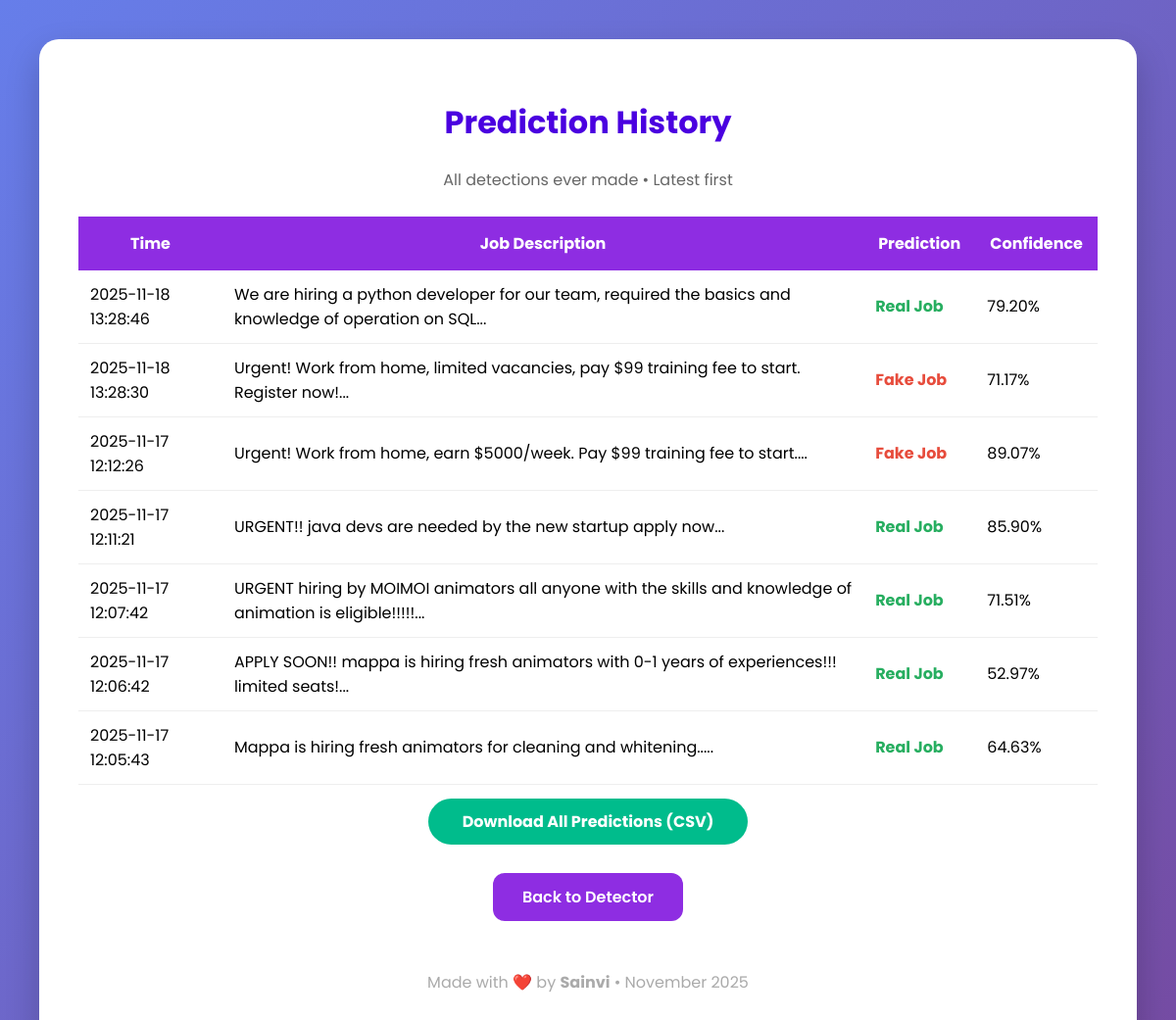
Before: /history with the older database file.
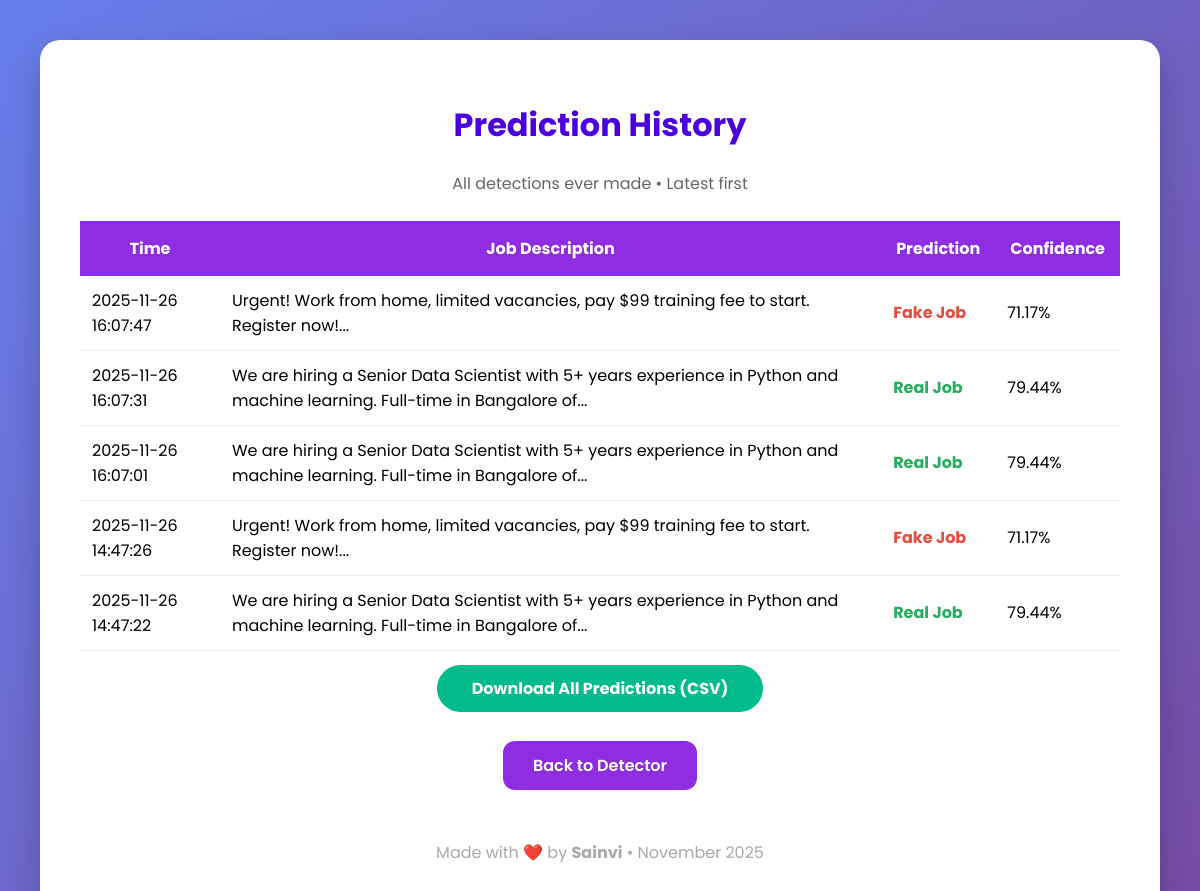
After: the same page with the newer database file.
### tables this page shows
CREATE TABLE predictions (
                id INTEGER PRIMARY KEY AUTOINCREMENT,
                job_description TEXT,
                prediction TEXT,
                confidence REAL,
                timestamp DATETIME DEFAULT CURRENT_TIMESTAMP
            );

### app.py (the view)
@app.route('/history')
def history():
    with sqlite3.connect(DB_NAME) as conn:
        cur = conn.execute("SELECT job_description, prediction, confidence, timestamp FROM predictions ORDER BY id DESC")
        records = cur.fetchall()
    return render_template('history.html', records=records)

### templates/history.html (shortened to what this page needs)
<!DOCTYPE html>
<html lang="en">
  <head>
  </head>
  <body>
    <div class="container">
      <h1>Prediction History</h1>
      <p style="text-align: center; color: #666">
        All detections ever made • Latest first
      </p>
      {% if records %}
      <table>
        <tr>
          <th>Time</th>
          <th>Job Description</th>
          <th>Prediction</th>
          <th>Confidence</th>
        </tr>
        {% for job, label, conf, time in records %}
        <tr>
          <td>{{ time }}</td>
          <td>{{ job[:120] }}...</td>
          <td class="{{ 'fake' if 'Fake' in label else 'real' }}">
            {{ label }}
          </td>
          <td>{{ "%.2f"|format(conf) }}%</td>
        </tr>
        {% endfor %}
      </table>
      {% else %}
      <p style="text-align: center; color: #777; font-size: 1.2em">
        No predictions yet!
      </p>
      {% endif %}
      <div style="text-align: center; margin: 20px 0">
        <a
          href="/export_csv"
          style="
            background: #00bc8c;
            color: white;
            padding: 12px 35px;
            border-radius: 50px;
            text-decoration: none;
            font-weight: bold;
          "
        >
          Download All Predictions (CSV)
        </a>
      </div>
      <div style="text-align: center; margin: 40px 0">
        <a href="/" class="back">Back to Detector</a>
      </div>
      <footer>
        <p>Made with ❤️ by <strong>Sainvi</strong> • November 2025</p>
      </footer>
    </div>
  </body>
</html>

### templates/history.html (style rules this page uses)
body { font-family: "Poppins", sans-serif; background: linear-gradient(135deg, #667eea 0%, #764ba2 100%); margin: 0; padding: 40px; min-height: 100vh; }
.container { max-width: 1100px; margin: auto; background: white; padding: 40px; border-radius: 20px; box-shadow: 0 15px 35px rgba(0, 0, 0, 0.2); }
h1 { text-align: center; color: #4a00e0; }
table { width: 100%; border-collapse: collapse; margin: 25px 0; background: white; }
th { background: #8e2de2; color: white; padding: 15px; }
td { padding: 12px; border-bottom: 1px solid #eee; }
.fake { color: #e74c3c; font-weight: bold; }
.real { color: #27ae60; font-weight: bold; }
.back { display: inline-block; padding: 12px 30px; background: #8e2de2; color: white; text-decoration: none; border-radius: 12px; font-weight: 600; }
footer { text-align: center; margin-top: 50px; color: #aaa; }

Changed rows visible on the page:
removed predictions: timestamp "2025-11-18 13:28:46", job_description "We are hiring a python developer for our team, required the basics and knowledge of operation on SQL", prediction "Real Job", confidence "79.20"
removed predictions: timestamp "2025-11-18 13:28:30", job_description "Urgent! Work from home, limited vacancies, pay $99 training fee to start. Register now!", prediction "Fake Job", confidence "71.17"
changed predictions (number 1 of 5 on the later page): timestamp "2025-11-17 12:12:26" → "2025-11-26 16:07:47"; job_description "Urgent! Work from home, earn $5000/week. Pay $99 training fee to start." → "Urgent! Work from home, limited vacancies, pay $99 training fee to start. Register now!"; confidence "89.07" → "71.17"
changed predictions (number 2 of 5 on the later page): timestamp "2025-11-17 12:11:21" → "2025-11-26 16:07:31"; job_description "URGENT!! java devs are needed by the new startup apply now" → "We are hiring a Senior Data Scientist with 5+ years experience in Python and machine learning. Full-time in Bangalore of"; confidence "85.90" → "79.44"
changed predictions (number 3 of 5 on the later page): timestamp "2025-11-17 12:07:42" → "2025-11-26 16:07:01"; job_description "URGENT hiring by MOIMOI animators all anyone with the skills and knowledge of animation is eligible!!!!!" → "We are hiring a Senior Data Scientist with 5+ years experience in Python and machine learning. Full-time in Bangalore of"; confidence "71.51" → "79.44"
changed predictions (number 4 of 5 on the later page): timestamp "2025-11-17 12:06:42" → "2025-11-26 14:47:26"; job_description "APPLY SOON!! mappa is hiring fresh animators with 0-1 years of experiences!!! limited seats!" → "Urgent! Work from home, limited vacancies, pay $99 training fee to start. Register now!"; prediction "Real Job" → "Fake Job"; confidence "52.97" → "71.17"
changed predictions (number 5 of 5 on the later page): timestamp "2025-11-17 12:05:43" → "2025-11-26 14:47:22"; job_description "Mappa is hiring fresh animators for cleaning and whitening.." → "We are hiring a Senior Data Scientist with 5+ years experience in Python and machine learning. Full-time in Bangalore of"; confidence "64.63" → "79.44"
